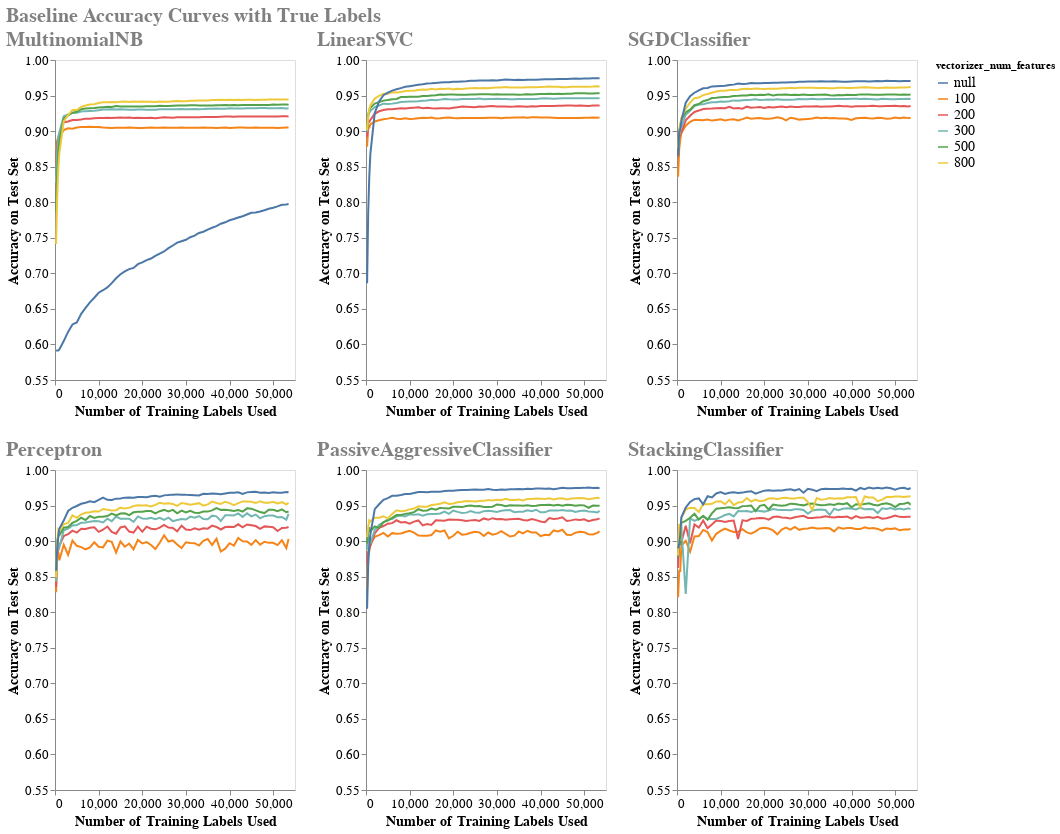

Source (notebook cell):
### Markdown cell above
### Visualising Results Curve - Accuracy vs Number of Training Samples

### Code cell
chrts = []
lower_bound = 0.55
for model_type in model_dict.keys():
    chrts.append(chart_results_curve(df_results.loc[df_results['model_type']==model_type], model_type, lower_bound))
row1 = alt.hconcat(chrts[0] | chrts [1] | chrts [2] )
row2 = alt.hconcat(chrts[3] | chrts [4] | chrts [5] )

super_chrt = alt.vconcat(row1, row2).properties(
    title='Baseline Accuracy Curves with True Labels'
).configure_title(
    fontSize=20,
    anchor='start',
    color='gray'
).configure_axis(
    labelFontSize=13,
    titleFontSize=16
).configure_legend(
    labelFontSize=14
)
super_chrt.save('super_chrt_harder_target.html')
super_chrt

### Figure 1 — Vega-Lite specification as saved in the notebook (floating-point values rounded to 4 significant figures; data arrays with more than 128 entries replaced by an {"elided": "..."} marker saying what was removed)
{"usermeta": {"embedOptions": {"theme": "fivethirtyeight"}}, "config": {"view": {"continuousWidth": 400, "continuousHeight": 300}, "axis": {"labelFontSize": 13, "titleFontSize": 16}, "legend": {"labelFontSize": 14}, "title": {"anchor": "start", "color": "gray", "fontSize": 20}}, "vconcat": [{"hconcat": [{"hconcat": [{"data": {"name": "data-93cda8a6bdeb85f0ac53c1323a427cd0"}, "mark": "line", "encoding": {"color": {"condition": {"type": "nominal", "field": "vectorizer_num_features", "selection": "selector025"}, "value": "lightgray"}, "tooltip": [{"type": "quantitative", "field": "samples", "format": ",.0f"}, {"type": "quantitative", "field": "test_accuracy", "format": ",.4f"}, {"type": "quantitative", "field": "vectorizer_num_features"}, {"type": "quantitative", "field": "run_time", "format": ",.4f"}], "x": {"type": "quantitative", "axis": {"grid": false, "title": "Number of Training Labels Used", "titleFontSize": 14}, "field": "samples"}, "y": {"type": "quantitative", "axis": {"grid": false, "title": "Accuracy on Test Set", "titleFontSize": 14}, "field": "test_accuracy", "scale": {"domain": [0.55, 1.0]}}}, "height": 320, "selection": {"selector025": {"type": "multi", "fields": ["vectorizer_num_features"]}}, "title": "MultinomialNB", "width": 240}, {"data": {"name": "data-cac4ecec4fd76bd60c121dc8e02541dd"}, "mark": "line", "encoding": {"color": {"condition": {"type": "nominal", "field": "vectorizer_num_features", "selection": "selector026"}, "value": "lightgray"}, "tooltip": [{"type": "quantitative", "field": "samples", "format": ",.0f"}, {"type": "quantitative", "field": "test_accuracy", "format": ",.4f"}, {"type": "quantitative", "field": "vectorizer_num_features"}, {"type": "quantitative", "field": "run_time", "format": ",.4f"}], "x": {"type": "quantitative", "axis": {"grid": false, "title": "Number of Training Labels Used", "titleFontSize": 14}, "field": "samples"}, "y": {"type": "quantitative", "axis": {"grid": false, "title": "Accuracy on Test Set", "titleFontSize": 14}, "field": "test_accuracy", "scale": {"domain": [0.55, 1.0]}}}, "height": 320, "selection": {"selector026": {"type": "multi", "fields": ["vectorizer_num_features"]}}, "title": "LinearSVC", "width": 240}, {"data": {"name": "data-e0f410f12fa9f66d80f8e070ab04f53a"}, "mark": "line", "encoding": {"color": {"condition": {"type": "nominal", "field": "vectorizer_num_features", "selection": "selector027"}, "value": "lightgray"}, "tooltip": [{"type": "quantitative", "field": "samples", "format": ",.0f"}, {"type": "quantitative", "field": "test_accuracy", "format": ",.4f"}, {"type": "quantitative", "field": "vectorizer_num_features"}, {"type": "quantitative", "field": "run_time", "format": ",.4f"}], "x": {"type": "quantitative", "axis": {"grid": false, "title": "Number of Training Labels Used", "titleFontSize": 14}, "field": "samples"}, "y": {"type": "quantitative", "axis": {"grid": false, "title": "Accuracy on Test Set", "titleFontSize": 14}, "field": "test_accuracy", "scale": {"domain": [0.55, 1.0]}}}, "height": 320, "selection": {"selector027": {"type": "multi", "fields": ["vectorizer_num_features"]}}, "title": "SGDClassifier", "width": 240}]}]}, {"hconcat": [{"hconcat": [{"data": {"name": "data-45c1c6ad6083fe2cb658ec73f1ae053f"}, "mark": "line", "encoding": {"color": {"condition": {"type": "nominal", "field": "vectorizer_num_features", "selection": "selector028"}, "value": "lightgray"}, "tooltip": [{"type": "quantitative", "field": "samples", "format": ",.0f"}, {"type": "quantitative", "field": "test_accuracy", "format": ",.4f"}, {"type": "quantitative", "field": "vectorizer_num_features"}, {"type": "quantitative", "field": "run_time", "format": ",.4f"}], "x": {"type": "quantitative", "axis": {"grid": false, "title": "Number of Training Labels Used", "titleFontSize": 14}, "field": "samples"}, "y": {"type": "quantitative", "axis": {"grid": false, "title": "Accuracy on Test Set", "titleFontSize": 14}, "field": "test_accuracy", "scale": {"domain": [0.55, 1.0]}}}, "height": 320, "selection": {"selector028": {"type": "multi", "fields": ["vectorizer_num_features"]}}, "title": "Perceptron", "width": 240}, {"data": {"name": "data-5539a707f266af062bac06ec4f2c064f"}, "mark": "line", "encoding": {"color": {"condition": {"type": "nominal", "field": "vectorizer_num_features", "selection": "selector029"}, "value": "lightgray"}, "tooltip": [{"type": "quantitative", "field": "samples", "format": ",.0f"}, {"type": "quantitative", "field": "test_accuracy", "format": ",.4f"}, {"type": "quantitative", "field": "vectorizer_num_features"}, {"type": "quantitative", "field": "run_time", "format": ",.4f"}], "x": {"type": "quantitative", "axis": {"grid": false, "title": "Number of Training Labels Used", "titleFontSize": 14}, "field": "samples"}, "y": {"type": "quantitative", "axis": {"grid": false, "title": "Accuracy on Test Set", "titleFontSize": 14}, "field": "test_accuracy", "scale": {"domain": [0.55, 1.0]}}}, "height": 320, "selection": {"selector029": {"type": "multi", "fields": ["vectorizer_num_features"]}}, "title": "PassiveAggressiveClassifier", "width": 240}, {"data": {"name": "data-593931d0a4cbdda7266d23b6747efc62"}, "mark": "line", "encoding": {"color": {"condition": {"type": "nominal", "field": "vectorizer_num_features", "selection": "selector030"}, "value": "lightgray"}, "tooltip": [{"type": "quantitative", "field": "samples", "format": ",.0f"}, {"type": "quantitative", "field": "test_accuracy", "format": ",.4f"}, {"type": "quantitative", "field": "vectorizer_num_features"}, {"type": "quantitative", "field": "run_time", "format": ",.4f"}], "x": {"type": "quantitative", "axis": {"grid": false, "title": "Number of Training Labels Used", "titleFontSize": 14}, "field": "samples"}, "y": {"type": "quantitative", "axis": {"grid": false, "title": "Accuracy on Test Set", "titleFontSize": 14}, "field": "test_accuracy", "scale": {"domain": [0.55, 1.0]}}}, "height": 320, "selection": {"selector030": {"type": "multi", "fields": ["vectorizer_num_features"]}}, "title": "StackingClassifier", "width": 240}]}]}], "title": "Baseline Accuracy Curves with True Labels", "$schema": "https://vega.github.io/schema/vega-lite/v4.8.1.json", "datasets": {"data-93cda8a6bdeb85f0ac53c1323a427cd0": {"elided": "342 records"}, "data-cac4ecec4fd76bd60c121dc8e02541dd": {"elided": "342 records"}, "data-e0f410f12fa9f66d80f8e070ab04f53a": {"elided": "342 records"}, "data-45c1c6ad6083fe2cb658ec73f1ae053f": {"elided": "342 records"}, "data-5539a707f266af062bac06ec4f2c064f": {"elided": "342 records"}, "data-593931d0a4cbdda7266d23b6747efc62": {"elided": "342 records"}}}
